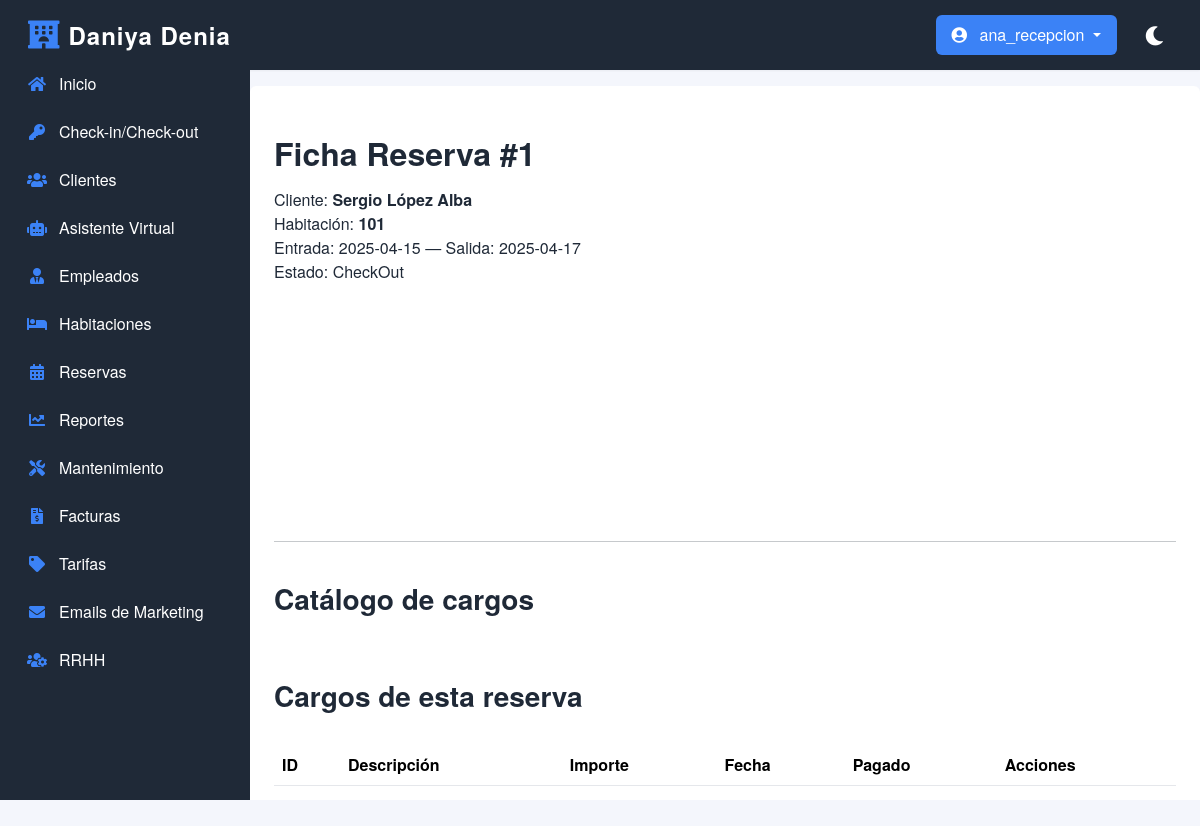
The app's page /public/cliente_detalle.php?id_reserva=1 (signed in) with its own data.
### tables this page shows
CREATE TABLE `reservas` (
  `id_reserva` int(11) NOT NULL,
  `id_cliente` int(11) NOT NULL,
  `id_habitacion` int(11) NOT NULL,
  `fecha_entrada` date NOT NULL,
  `fecha_salida` date NOT NULL,
  `estado_reserva` varchar(50) NOT NULL,
  `total` decimal(10,2) DEFAULT NULL
);

CREATE TABLE `clientes` (
  `id_cliente` int(11) NOT NULL,
  `nombre` varchar(100) NOT NULL,
  `apellidos` varchar(100) NOT NULL,
  `dni` varchar(50) NOT NULL,
  `email` varchar(100) DEFAULT NULL,
  `telefono` varchar(50) DEFAULT NULL,
  `direccion` varchar(200) DEFAULT NULL,
  `activo` tinyint(1) NOT NULL DEFAULT 1,
  `estado_funnel` varchar(50) DEFAULT 'Nuevo'
);

CREATE TABLE `habitaciones` (
  `id_habitacion` int(11) NOT NULL,
  `numero_habitacion` varchar(10) NOT NULL,
  `tipo_habitacion` varchar(50) NOT NULL,
  `capacidad` int(11) NOT NULL,
  `piso` int(11) NOT NULL,
  `estado` varchar(50) NOT NULL
);

### public/cliente_detalle.php (the view, shortened to what this page needs)
<?php
$id_reserva = intval($_GET['id_reserva'] ?? 0);
$pdo   = Database::getInstance()->getConnection();
$stmt = $pdo->prepare("
  SELECT r.*, c.nombre AS nombre_cliente, c.apellidos AS apellidos_cliente, h.numero_habitacion
    FROM reservas r
    JOIN clientes c ON r.id_cliente = c.id_cliente
    JOIN habitaciones h ON r.id_habitacion = h.id_habitacion
   WHERE r.id_reserva = :id
");
$stmt->execute([':id' => $id_reserva]);
$reserva = $stmt->fetch(PDO::FETCH_ASSOC);
?>
<!DOCTYPE html>
<html lang="es">
<head>
    <link href="https://cdn.jsdelivr.net/npm/bootstrap@5.3.1/dist/css/bootstrap.min.css" rel="stylesheet">
    <link rel="stylesheet" href="css/style.css">
</head>
<body>
    <?php include __DIR__ . '/../partials/navbar.php'; ?>
    <div class="d-flex" style="margin-top:1rem;">
        <?php include __DIR__ . '/../partials/sidebar.php'; ?>
        <div class="main-content p-4 w-100">
            <h2>Ficha Reserva #<?= $reserva['id_reserva'] ?></h2>
            <p>
                Cliente: <strong><?= htmlspecialchars($reserva['nombre_cliente'] . ' ' . $reserva['apellidos_cliente']) ?></strong><br>
                Habitación: <strong><?= htmlspecialchars($reserva['numero_habitacion']) ?></strong><br>
                Entrada: <?= $reserva['fecha_entrada'] ?> — Salida: <?= $reserva['fecha_salida'] ?><br>
                Estado: <?= $reserva['estado_reserva'] ?>
            </p>
            <hr>
            <h3>Catálogo de cargos</h3>
            <h3>Cargos de esta reserva</h3>
            <table class="table">
                <thead>
                    <tr>
                        <th>ID</th>
                        <th>Descripción</th>
                        <th>Importe</th>
                        <th>Fecha</th>
                        <th>Pagado</th>
                        <th>Acciones</th>
                    </tr>
                </thead>
            </table>
        </div>
    </div>
</body>
</html>

### public/css/style.css (style rules this page uses)
* { margin: 0; padding: 0; box-sizing: border-box; }
html, body { height: 100%; overflow: hidden; }
.d-flex { height: calc(100% - 60px); }
.main-content { margin-left: 250px; padding: 0; height: calc(100vh - 60px); overflow: hidden; position: relative; display: grid; grid-template-rows: auto 1fr; background: var(--bg-main); }
body { font-family: var(--font-family); font-size: var(--body-font-size); background-color: var(--bg-main); color: var(--text-primary); transition: background-color var(--transition-speed), color var(--transition-speed); }
.main-content { flex: 1; background-color: var(--bg-card); border-radius: var(--border-radius); box-shadow: var(--shadow-sm); }
table { width: 100%; border-collapse: collapse; margin-top: 1rem; color: var(--text-primary); }
th, td { text-align: left; padding: 0.75rem; border-bottom: 1px solid var(--border-color); }
th { background-color: var(--bg-main); font-weight: 600; color: var(--text-secondary); }
.table td, .table th { vertical-align: middle; }

### public/css/themes.css (style rules this page uses)
:root { --primary-color: #3b82f6; --primary-hover: #2563eb; --primary-light: #93c5fd; --bg-main: #f4f6fc; --bg-card: #ffffff; --bg-sidebar: #1f2937; --bg-sidebar-hover: #374151; --text-primary: #1f2937; --text-secondary: #4b5563; --text-muted: #6b7280; --text-light: #ffffff; --border-color: #e5e7eb; --shadow-sm: 0 1px 2px rgba(0, 0, 0, 0.05); --shadow-md: 0 4px 6px -1px rgba(0, 0, 0, 0.1); --success-color: #10b981; --warning-color: #f59e0b; --danger-color: #ef4444; --info-color: #3b82f6; --transition-speed: 0.2s; --font-family: "Helvetica Neue", Arial, sans-serif; --body-font-size: 16px; --heading-font-weight: 600; --heading-margin: 1.5rem 0 1rem; --border-radius: 6px; }
h1, h2, h3, h4, h5, h6 { font-family: var(--font-family); color: var(--text-primary); margin: var(--heading-margin); font-weight: var(--heading-font-weight); }

### records on screen
reservas: id_reserva "1", id_cliente.apellidos "Sergio López Alba", id_habitacion.numero_habitacion "101", fecha_entrada "2025-04-15", fecha_salida "2025-04-17", estado_reserva "CheckOut"

### other values on screen
$_SESSION['usuario_nombre'] "ana_recepcion"
$info[0] "Inicio"
$info[0] "Check-in/Check-out"
$info[0] "Clientes"
$info[0] "Asistente Virtual"
$info[0] "Empleados"
$info[0] "Habitaciones"
$info[0] "Reservas"
$info[0] "Reportes"
$info[0] "Mantenimiento"
$info[0] "Facturas"
$info[0] "Tarifas"
$info[0] "Emails de Marketing"
$info[0] "RRHH"
